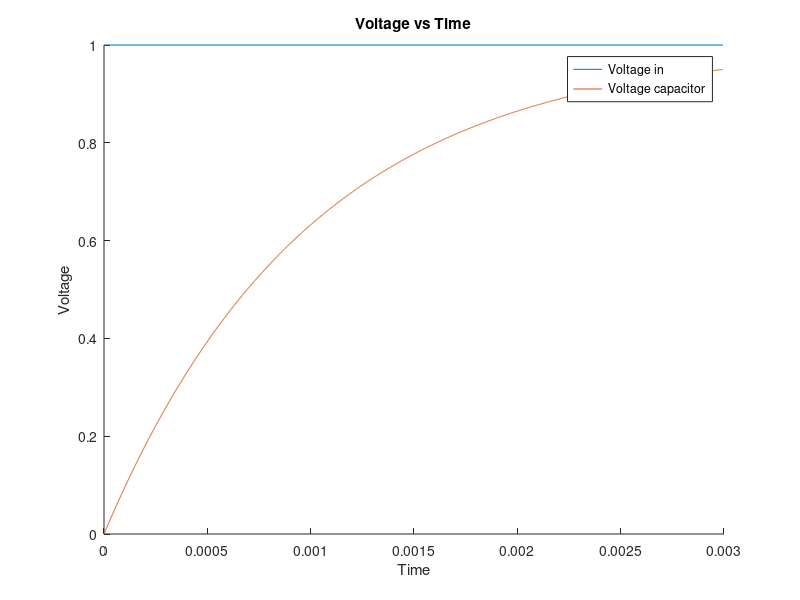
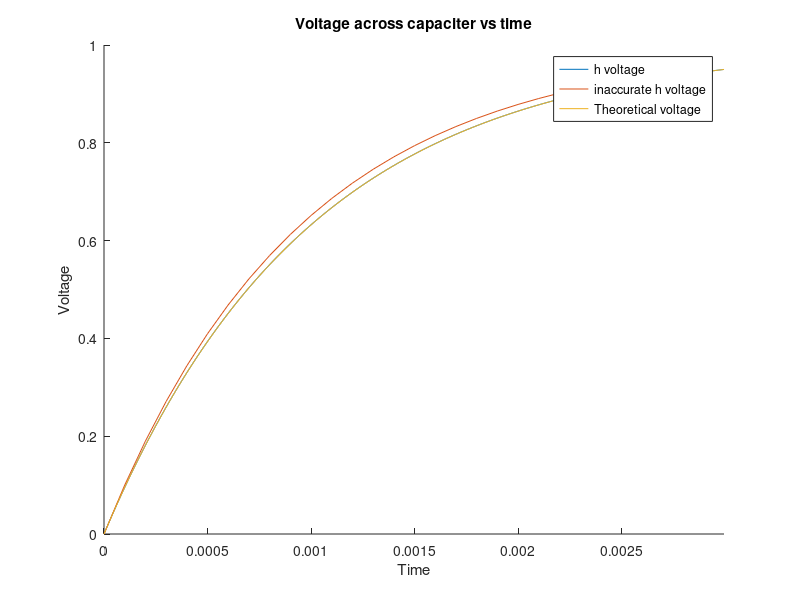

These figures' MATLAB source, in order:
% Script to simulate RC circuit
%% Initial values

R = 1000;
C = 1*10^-6;
Vin = 1;
h = 1*10^-6;
Vc = [0, 0];

hbad = 0.0001;
Vcbad = [0, 0];
%% Simulate charging

% V is [time, voltage]

% for good h
while(abs(Vin-Vc(end, 2)) > .05)
    % Make Vc a horizontal vector. Next term is added to end
    Vc = [Vc; Vc(end, 1)+h, (1-h/(R*C))*Vc(end, 2)+ h/(R*C)*Vin];
end

% bad h
while(abs(Vin-Vcbad(end, 2)) > .05)
    % Make Vc a horizontal vector. Next term is added to end
    Vcbad = [Vcbad; Vcbad(end, 1)+hbad, (1-hbad/(R*C))*Vcbad(end, 2)+ hbad/(R*C)*Vin];
end


%% Plotting Vc
t = Vc(end, 1);

figure;
hold on;
plot([0 t], [Vin Vin]);
plot(Vc(1:end, 1), Vc(1:end, 2));
title("Voltage vs Time");
ylabel("Voltage");
xlabel("Time");
legend("Voltage in", "Voltage capacitor");

figure;
hold on;
plot(Vc(1:end, 1), Vc(1:end, 2));
plot(Vcbad(1:end, 1), Vcbad(1:end, 2));
% Make graph function of time for theoretical charging
fplot(@(t) 1-exp(-t/(R*C)), [0 t]);
title("Voltage across capaciter vs time");
xlabel("Time");
ylabel("Voltage");
legend("h voltage", "inaccurate h voltage", "Theoretical voltage");

%% Questions
% As h increases, the V(t) curve becomes less and less like how the real
% capaciter acts. Our inaccurate h is visably above and less curved than
% our more accurate h value. Compared to the real curve, however, the
% accurate h produces a curve that is close, but if you zoom in really
% really close, there is a difference between the descrete charging curve
% and the real one, a difference of scale close to 0.0002, which is
% relatively low.

% RC determines how long it takes the capaciter to charge. A larger RC
% term causes the capaciter to take a longer time to charge, while a
% smaller RC makes it take less time. This makes sense in terms of our
% equations too, as h/RC*Vin is added to Vc with every increment, so a
% smaller RC means a larger fraction of Vin is added to Vc. (1-(RC) is also
% multiplied by Vc every increment, but Vin is alrger than Vc, so that term
% has more of an impact on the change in Vc)